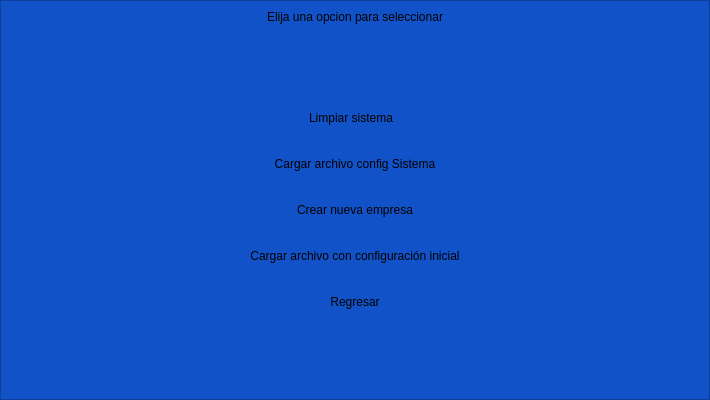
<?xml version="1.0" encoding="UTF-8"?>
<ui version="4.0">
 <class>MainWindow</class>
 <widget class="QMainWindow" name="MainWindow">
  <property name="geometry">
   <rect>
    <x>0</x>
    <y>0</y>
    <width>710</width>
    <height>400</height>
   </rect>
  </property>
  <property name="minimumSize">
   <size>
    <width>710</width>
    <height>400</height>
   </size>
  </property>
  <property name="maximumSize">
   <size>
    <width>700</width>
    <height>400</height>
   </size>
  </property>
  <property name="contextMenuPolicy">
   <enum>Qt::DefaultContextMenu</enum>
  </property>
  <property name="windowTitle">
   <string>Menu de gestion</string>
  </property>
  <property name="styleSheet">
   <string notr="true"/>
  </property>
  <widget class="QWidget" name="centralwidget">
   <property name="maximumSize">
    <size>
     <width>710</width>
     <height>400</height>
    </size>
   </property>
   <widget class="QFrame" name="frame_lateral">
    <property name="geometry">
     <rect>
      <x>0</x>
      <y>0</y>
      <width>710</width>
      <height>400</height>
     </rect>
    </property>
    <property name="minimumSize">
     <size>
      <width>710</width>
      <height>400</height>
     </size>
    </property>
    <property name="maximumSize">
     <size>
      <width>0</width>
      <height>16777215</height>
     </size>
    </property>
    <property name="layoutDirection">
     <enum>Qt::LeftToRight</enum>
    </property>
    <property name="autoFillBackground">
     <bool>false</bool>
    </property>
    <property name="styleSheet">
     <string notr="true">
QFrame{
background-color: rgb(18, 82, 200);
}



QPushButton{
background-color: rgb(18, 82, 200);
border-top-left-radius: 20px;
border-bottom-left-radius: 20px;

font: 75 11pt &quot;Arial Black&quot;;
	
}

QPushButton:hover{
background-color: white;
border-top-left-radius: 20px;
border-bottom-left-radius: 20px;

font: 75 11pt &quot;Arial Black&quot;;
}</string>
    </property>
    <property name="frameShape">
     <enum>QFrame::StyledPanel</enum>
    </property>
    <property name="frameShadow">
     <enum>QFrame::Plain</enum>
    </property>
    <layout class="QVBoxLayout" name="verticalLayout">
     <property name="leftMargin">
      <number>150</number>
     </property>
     <property name="rightMargin">
      <number>150</number>
     </property>
     <property name="bottomMargin">
      <number>9</number>
     </property>
     <item>
      <widget class="QLabel" name="label">
       <property name="styleSheet">
        <string notr="true">font: 87 12pt &quot;Arial Black&quot;;
color:rgb(0,0,0);</string>
       </property>
       <property name="text">
        <string>Elija una opcion para seleccionar</string>
       </property>
       <property name="alignment">
        <set>Qt::AlignCenter</set>
       </property>
      </widget>
     </item>
     <item>
      <spacer name="verticalSpacer_2">
       <property name="orientation">
        <enum>Qt::Vertical</enum>
       </property>
       <property name="sizeHint" stdset="0">
        <size>
         <width>20</width>
         <height>40</height>
        </size>
       </property>
      </spacer>
     </item>
     <item>
      <widget class="QPushButton" name="bt_limpiar">
       <property name="minimumSize">
        <size>
         <width>400</width>
         <height>40</height>
        </size>
       </property>
       <property name="maximumSize">
        <size>
         <width>200</width>
         <height>16777215</height>
        </size>
       </property>
       <property name="contextMenuPolicy">
        <enum>Qt::DefaultContextMenu</enum>
       </property>
       <property name="layoutDirection">
        <enum>Qt::LeftToRight</enum>
       </property>
       <property name="text">
        <string>Limpiar sistema</string>
       </property>
       <property name="icon">
        <iconset>
         <normaloff>../../proyetos python/prueba cursos/base-de-datos.png</normaloff>../../proyetos python/prueba cursos/base-de-datos.png</iconset>
       </property>
       <property name="iconSize">
        <size>
         <width>32</width>
         <height>32</height>
        </size>
       </property>
      </widget>
     </item>
     <item>
      <widget class="QPushButton" name="bt_cargarSistema_2">
       <property name="minimumSize">
        <size>
         <width>400</width>
         <height>40</height>
        </size>
       </property>
       <property name="toolTipDuration">
        <number>0</number>
       </property>
       <property name="styleSheet">
        <string notr="true"/>
       </property>
       <property name="text">
        <string>Cargar archivo config Sistema</string>
       </property>
       <property name="icon">
        <iconset>
         <normaloff>../../proyetos python/prueba cursos/archivo.png</normaloff>../../proyetos python/prueba cursos/archivo.png</iconset>
       </property>
       <property name="iconSize">
        <size>
         <width>32</width>
         <height>32</height>
        </size>
       </property>
      </widget>
     </item>
     <item>
      <widget class="QPushButton" name="bt_crearempresa">
       <property name="minimumSize">
        <size>
         <width>400</width>
         <height>40</height>
        </size>
       </property>
       <property name="styleSheet">
        <string notr="true"/>
       </property>
       <property name="text">
        <string>Crear nueva empresa</string>
       </property>
       <property name="icon">
        <iconset>
         <normaloff>../../proyetos python/prueba cursos/encriptado.png</normaloff>../../proyetos python/prueba cursos/encriptado.png</iconset>
       </property>
       <property name="iconSize">
        <size>
         <width>32</width>
         <height>32</height>
        </size>
       </property>
      </widget>
     </item>
     <item>
      <widget class="QPushButton" name="btn_cargarArchivo">
       <property name="minimumSize">
        <size>
         <width>400</width>
         <height>40</height>
        </size>
       </property>
       <property name="styleSheet">
        <string notr="true"/>
       </property>
       <property name="text">
        <string>Cargar archivo con configuración inicial</string>
       </property>
       <property name="icon">
        <iconset>
         <normaloff>../../../Downloads/gui_python_pyqt5-main/gui_python_pyqt5-main/Menu Lateral desplegable/encriptado.png</normaloff>../../../Downloads/gui_python_pyqt5-main/gui_python_pyqt5-main/Menu Lateral desplegable/encriptado.png</iconset>
       </property>
       <property name="iconSize">
        <size>
         <width>32</width>
         <height>32</height>
        </size>
       </property>
      </widget>
     </item>
     <item>
      <widget class="QPushButton" name="bt_regresar">
       <property name="minimumSize">
        <size>
         <width>400</width>
         <height>40</height>
        </size>
       </property>
       <property name="styleSheet">
        <string notr="true"/>
       </property>
       <property name="text">
        <string>Regresar</string>
       </property>
       <property name="icon">
        <iconset>
         <normaloff>../../proyetos python/prueba cursos/pngfind.com-back-png-1934895.png</normaloff>../../proyetos python/prueba cursos/pngfind.com-back-png-1934895.png</iconset>
       </property>
       <property name="iconSize">
        <size>
         <width>32</width>
         <height>32</height>
        </size>
       </property>
      </widget>
     </item>
     <item>
      <spacer name="verticalSpacer">
       <property name="orientation">
        <enum>Qt::Vertical</enum>
       </property>
       <property name="sizeHint" stdset="0">
        <size>
         <width>20</width>
         <height>40</height>
        </size>
       </property>
      </spacer>
     </item>
    </layout>
   </widget>
  </widget>
 </widget>
 <resources/>
 <connections/>
</ui>
